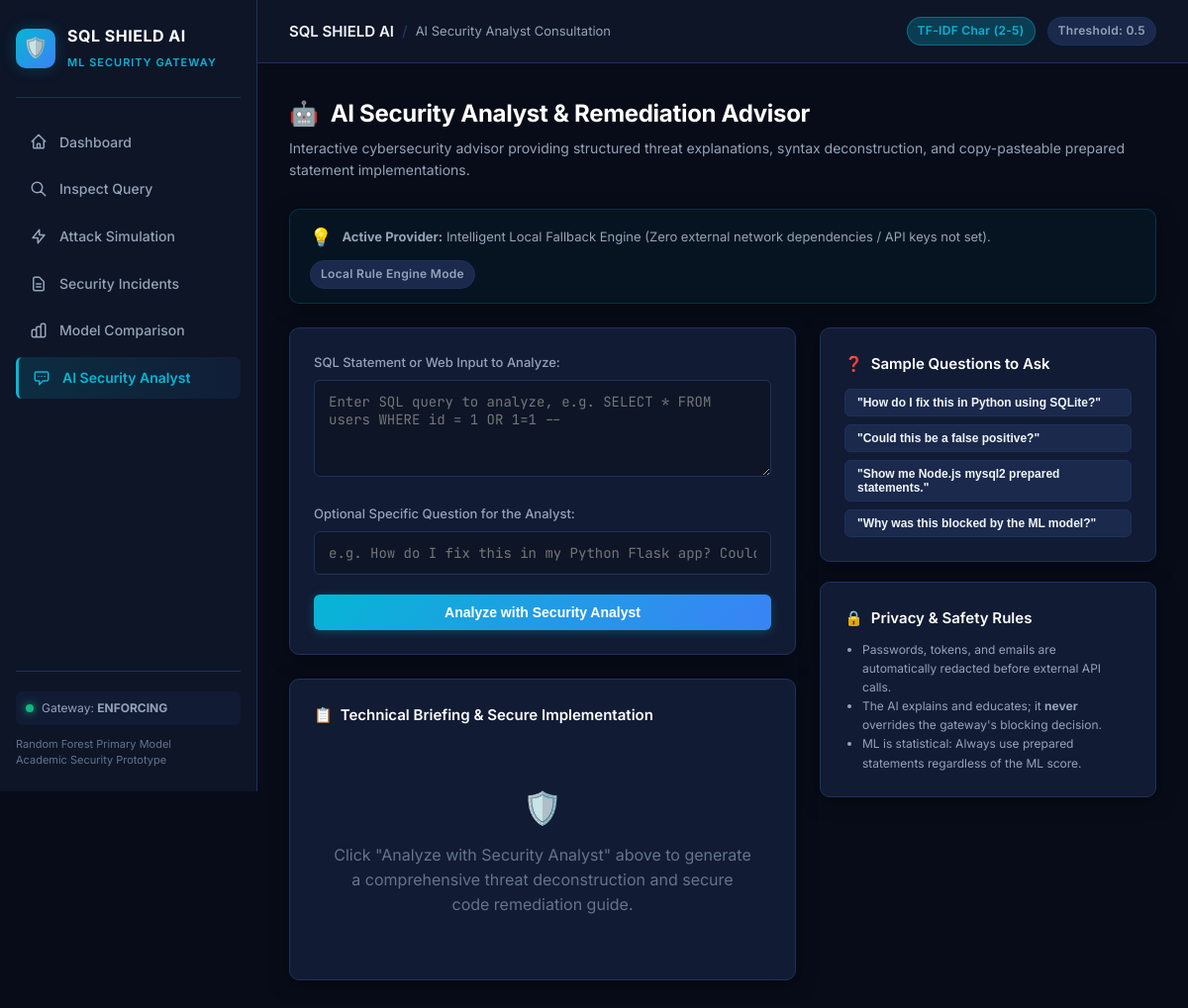
The app's page /analyst?incident_id=85, older data.
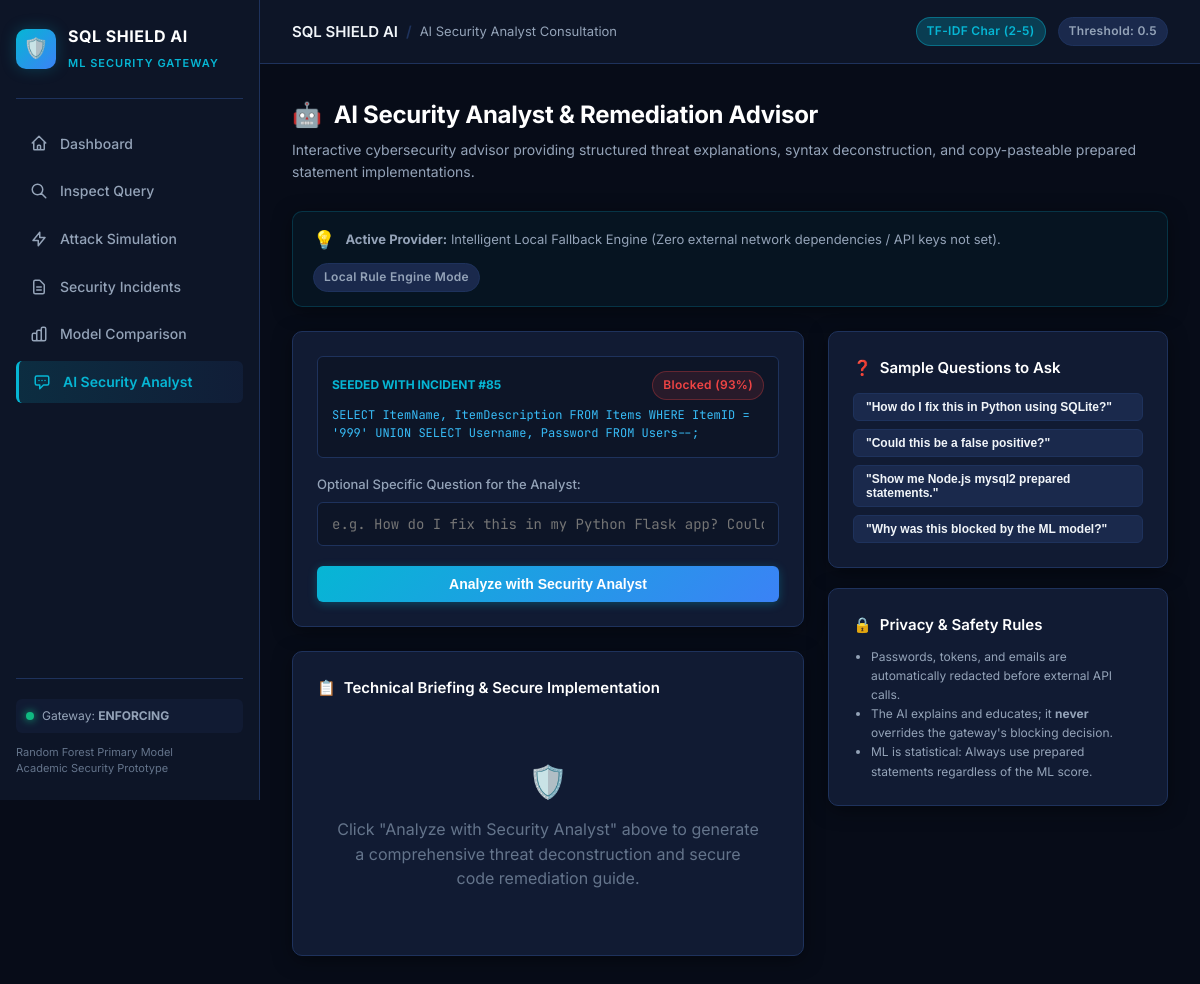
The same page, newer data.
### tables this page shows
CREATE TABLE incidents (
    id INTEGER PRIMARY KEY AUTOINCREMENT,
    timestamp TEXT NOT NULL,
    submitted_input TEXT NOT NULL,
    predicted_class TEXT NOT NULL,
    model_used TEXT NOT NULL,
    score REAL,
    action_taken TEXT NOT NULL,
    severity TEXT NOT NULL,
    explanation TEXT,
    mitigation TEXT
);

### app.py (the view)
@app.get("/analyst")
def analyst_page():
    incident_id = request.args.get("incident_id")
    incident = None
    if incident_id and incident_id.isdigit():
        incident = get_incident(int(incident_id))
    return render_template(
        "analyst.html",
        active="analyst",
        initial_incident=incident,
        config=config,
    )

### database/db.py (called while the page is built)
def get_connection():
    conn = sqlite3.connect(DB_PATH)
    conn.row_factory = sqlite3.Row
    return conn

def get_incident(incident_id):
    with get_connection() as conn:
        row = conn.execute(
            "SELECT * FROM incidents WHERE id = ?", (int(incident_id),)
        ).fetchone()
        return dict(row) if row else None

### templates/analyst.html (shortened to what the changed rows need)
{% extends "base.html" %}
{% block content %}
<div class="page-header">
  <h1 class="page-title">
    <span>🤖</span> AI Security Analyst & Remediation Advisor
  </h1>
</div>
<div class="grid-sidebar-layout">
  <div>
    <div class="card" style="margin-bottom: 24px;">
      <form id="analyst-form" {% if initial_incident %}data-incident-id="{{ initial_incident.id }}"{% endif %}>
        {% if initial_incident %}
        <div style="background:var(--bg-secondary); padding:14px; border-radius:6px; margin-bottom:16px; border:1px solid var(--border-color);">
          <div style="display:flex; justify-content:space-between; align-items:center; margin-bottom:6px;">
            <span style="font-size:12px; font-weight:700; color:var(--accent-cyan);">SEEDED WITH INCIDENT #{{ initial_incident.id }}</span>
            <span class="badge {{ 'badge-block' if initial_incident.action_taken == 'Blocked' else 'badge-allow' }}">
              {{ initial_incident.action_taken }} ({{ (initial_incident.score * 100)|round|int }}%)
            </span>
          </div>
          <div class="code-cell" style="max-width:100%; white-space:normal; font-size:12px; color:#38bdf8;">
            {{ initial_incident.submitted_input }}
          </div>
        </div>
        {% else %}
        <div class="form-group">
          <label class="form-label">SQL Statement or Web Input to Analyze:</label>
          <textarea id="analyst-query" class="form-control" rows="4" placeholder="Enter SQL query to analyze, e.g. SELECT * FROM users WHERE id = 1 OR 1=1 --"></textarea>
        </div>
        {% endif %}
      </form>
    </div>
  </div>
</div>
{% endblock %}

Row changes from the older to the newer data that the page shows:
added incidents: id "85", action_taken "Blocked", (initial_incident.score*100)|round|int "93", submitted_input "SELECT ItemName, ItemDescription FROM Items WHERE ItemID = '999' UNION SELECT Username, Password FROM Users--;"
Text that changed along with them:
text no longer shown: "SQL Statement or Web Input to Analyze:"
text now shown: "SEEDED WITH INCIDENT # ( %)"
